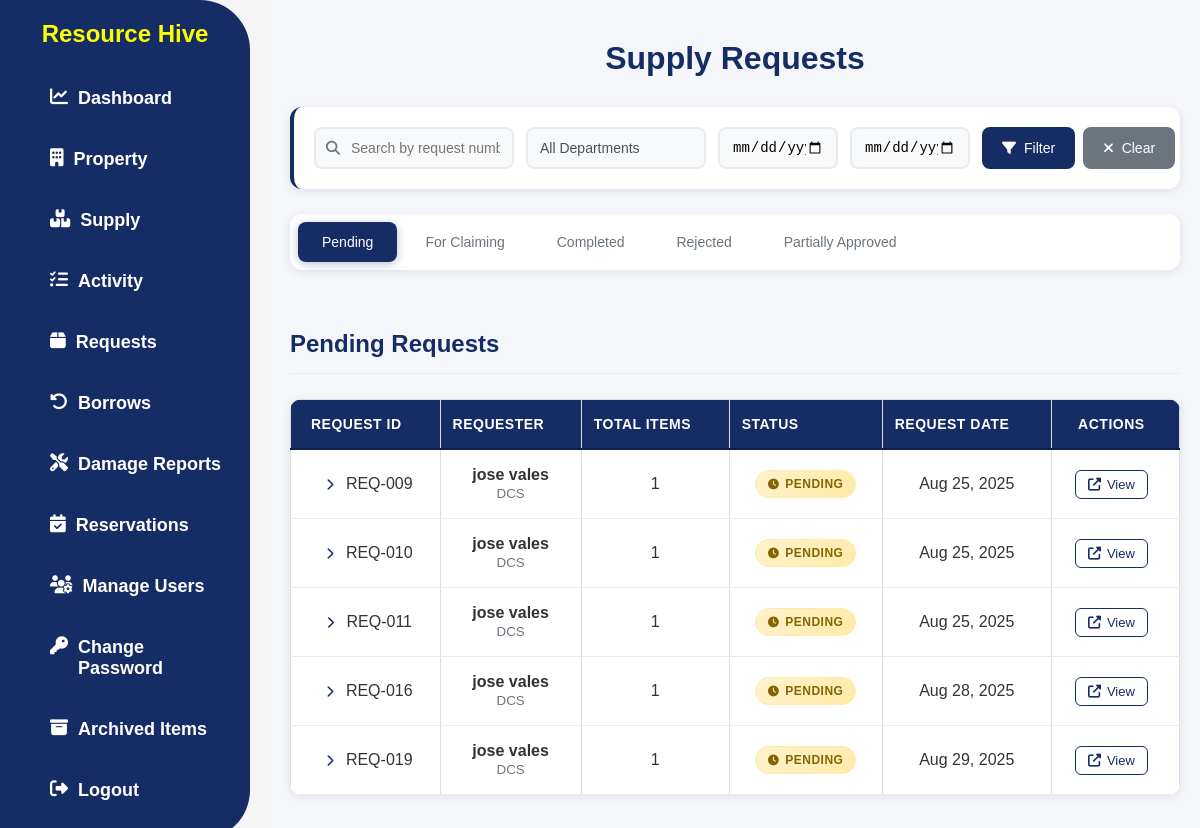
The page /my-supply-requests/ (signed in) on the database as committed earlier.
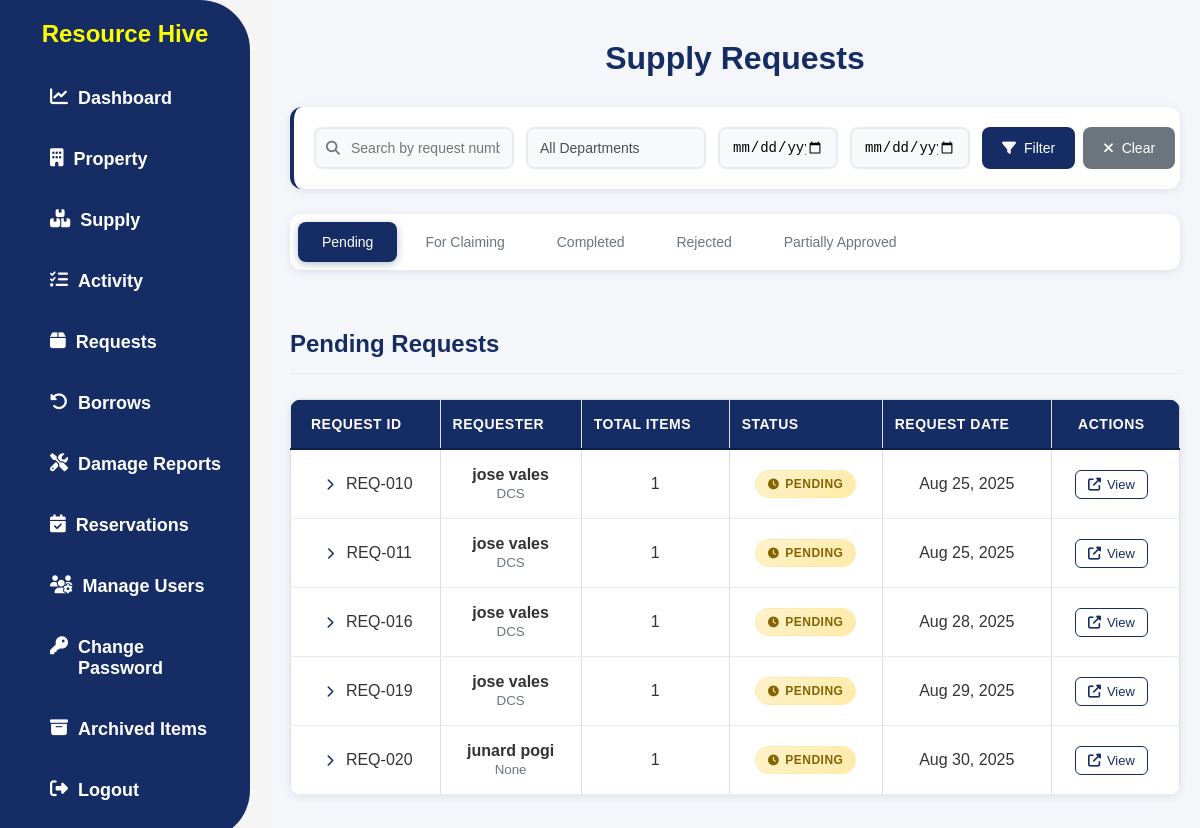
The same page on the database as committed later.
### app/models.py (models this page shows, shortened)
class SupplyRequestBatch(models.Model):
    STATUS_CHOICES = [
        ('pending', 'Pending'),
        ('approved', 'Approved'),
        ('rejected', 'Rejected'),
        ('partially_approved', 'Partially Approved'),
        ('for_claiming', 'For Claiming'),
        ('completed', 'Completed'),
    ]
    user = models.ForeignKey(User, on_delete=models.CASCADE)
    request_date = models.DateTimeField(auto_now_add=True)
    purpose = models.TextField()
    status = models.CharField(max_length=20, choices=STATUS_CHOICES, default='pending')
    approved_date = models.DateTimeField(null=True, blank=True)
    claimed_date = models.DateTimeField(null=True, blank=True)
    completed_date = models.DateTimeField(null=True, blank=True)
    claimed_by = models.ForeignKey(User, on_delete=models.SET_NULL, null=True, blank=True, related_name='claimed_requests')
    remarks = models.TextField(blank=True, null=True)
    class Meta:
        ordering = ['-request_date']
    @property
    def total_items(self):
        return self.items.count()

class UserProfile(models.Model):
    user = models.OneToOneField(User, on_delete=models.CASCADE)
    ROLE_CHOICES = [
        ('ADMIN', 'ADMIN'),
        ('USER', 'USER'),
    ]
    role = models.CharField(max_length=20, choices=ROLE_CHOICES)
    department = models.ForeignKey(Department, on_delete=models.SET_NULL, null=True, blank=True)
    phone = models.CharField(max_length=20, blank=True, null=True)

class Department(models.Model):
    name = models.CharField(max_length=100, unique=True)
    def __str__(self):
        return self.name

### app/views.py (the view, shortened to what this page needs)
# urls.py: path('my-supply-requests/', UserSupplyRequestListView.as_view(), name='user_supply_requests'),
class UserSupplyRequestListView(PermissionRequiredMixin, ListView):
    model = SupplyRequestBatch
    template_name = 'app/requests.html'
    permission_required = 'app.view_admin_module'
    context_object_name = 'batch_requests'
    paginate_by = 8  # Optimized for table layout - shows 8 requests per page for better UX
    def get_queryset(self):
        return SupplyRequestBatch.objects.select_related('user', 'user__userprofile', 'user__userprofile__department').prefetch_related('items__supply').order_by('request_date')
    def get_context_data(self, **kwargs):
        context = super().get_context_data(**kwargs)
        current_tab = self.request.GET.get('tab', 'pending')
        search_query = self.request.GET.get('search', '').strip()
        department_filter = self.request.GET.get('department', '')
        date_from = self.request.GET.get('date_from', '')
        date_to = self.request.GET.get('date_to', '')
        base_queryset = SupplyRequestBatch.objects.select_related('user', 'user__userprofile', 'user__userprofile__department').prefetch_related('items__supply').order_by('request_date')
        if department_filter:
            base_queryset = base_queryset.filter(user__userprofile__department__id=department_filter)
        from django.core.paginator import Paginator
        pending_requests = base_queryset.filter(status='pending')
        approved_requests = base_queryset.filter(status='approved')
        rejected_requests = base_queryset.filter(status='rejected')
        partially_approved_requests = base_queryset.filter(status='partially_approved')
        for_claiming_requests = base_queryset.filter(status='for_claiming')
        completed_requests = base_queryset.filter(status='completed').order_by('-completed_date')
        pending_paginator = Paginator(pending_requests, self.paginate_by)
        approved_paginator = Paginator(approved_requests, self.paginate_by)
        rejected_paginator = Paginator(rejected_requests, self.paginate_by)
        partially_approved_paginator = Paginator(partially_approved_requests, self.paginate_by)
        for_claiming_paginator = Paginator(for_claiming_requests, self.paginate_by)
        completed_paginator = Paginator(completed_requests, self.paginate_by)
        pending_page = self.request.GET.get('pending_page', 1)
        approved_page = self.request.GET.get('approved_page', 1)
        rejected_page = self.request.GET.get('rejected_page', 1)
        partially_approved_page = self.request.GET.get('partially_approved_page', 1)
        for_claiming_page = self.request.GET.get('for_claiming_page', 1)
        completed_page = self.request.GET.get('completed_page', 1)
        context['pending_batch_requests'] = pending_paginator.get_page(pending_page)
        context['approved_batch_requests'] = approved_paginator.get_page(approved_page)
        context['rejected_batch_requests'] = rejected_paginator.get_page(rejected_page)
        context['partially_approved_batch_requests'] = partially_approved_paginator.get_page(partially_approved_page)
        context['for_claiming_batch_requests'] = for_claiming_paginator.get_page(for_claiming_page)
        context['completed_batch_requests'] = completed_paginator.get_page(completed_page)
        context['current_tab'] = current_tab
        context['search_query'] = search_query
        context['department_filter'] = department_filter
        context['date_from'] = date_from
        context['date_to'] = date_to
        url_params = []
        if search_query:
            url_params.append(f'search={search_query}')
        if department_filter:
            url_params.append(f'department={department_filter}')
        if date_from:
            url_params.append(f'date_from={date_from}')
        if date_to:
            url_params.append(f'date_to={date_to}')
        base_url_params = '&'.join(url_params)
        context['url_params'] = '&' + base_url_params if base_url_params else ''
        from .models import Department
        context['departments'] = Department.objects.all().order_by('name')
        return context

### app/templates/app/requests.html (shortened to what the changed rows need)
{% load static %}
<!DOCTYPE html>
<html lang="en">
<head>
  <link rel="stylesheet" href="{% static 'css/style.css' %}" />
  <link rel="stylesheet" href="https://cdnjs.cloudflare.com/ajax/libs/font-awesome/6.4.2/css/all.min.css" />
</head>
<body>
  {% include 'app/navbar.html' %}
  <div class="requests-container">
    <h1 class="requests-title">Supply Requests</h1>
    <main class="requests-content">
      <div id="pending" class="tab-content active">
        {% if pending_batch_requests %}
        <div class="requests-table">
          <table>
            <thead>
              <tr>
                <th>Request ID</th>
                <th>Requester</th>
                <th>Total Items</th>
                <th>Status</th>
                <th>Request Date</th>
                <th>Actions</th>
              </tr>
            </thead>
            <tbody>
              {% for batch_request in pending_batch_requests %}
              <tr class="expandable-row" data-request-id="{{ batch_request.id }}">
                <td>
                  <i class="fas fa-chevron-right expand-icon" id="icon-{{ batch_request.id }}"></i>
                  REQ-{{ batch_request.id|stringformat:"03d" }}
                </td>
                <td>
                  <strong>
                    {% if batch_request.user.first_name or batch_request.user.last_name %}
                      {{ batch_request.user.first_name }} {{ batch_request.user.last_name }}
                    {% else %}
                      {{ batch_request.user.username }}
                    {% endif %}
                  </strong>
                  <br>
                  <small class="text-muted">{{ batch_request.user.userprofile.department }}</small>
                </td>
                <td>{{ batch_request.total_items }}</td>
                <td>
                  <span class="status-badge status-{{ batch_request.status|lower }}">
                    <i class="fas fa-clock"></i> {{ batch_request.get_status_display }}
                  </span>
                </td>
                <td>{{ batch_request.request_date|date:"M d, Y" }}</td>
                <td>
                  <a href="{% url 'batch_request_detail' batch_request.id %}" class="detail-link">
                    <i class="fas fa-external-link-alt"></i> View
                  </a>
                </td>
              </tr>
              {% endfor %}
            </tbody>
          </table>
        </div>
        {% else %}
        <div class="empty-state">
          <i class="fas fa-inbox"></i>
          <p>No pending requests found.</p>
        </div>
        {% endif %}
      </div>
    </main>
  </div>
</body>
</html>

Rows that differ between the two databases and show on the page:
no longer on this page (row edited): SupplyRequestBatch: id "009", user.first_name "jose", user.last_name "vales", user.userprofile.department "DCS", total_items "1", status "PENDING", request_date "Aug 25, 2025"
added SupplyRequestBatch: id "020", user.first_name "junard", user.last_name "pogi", user.userprofile.department "None", total_items "1", status "PENDING", request_date "Aug 30, 2025"
